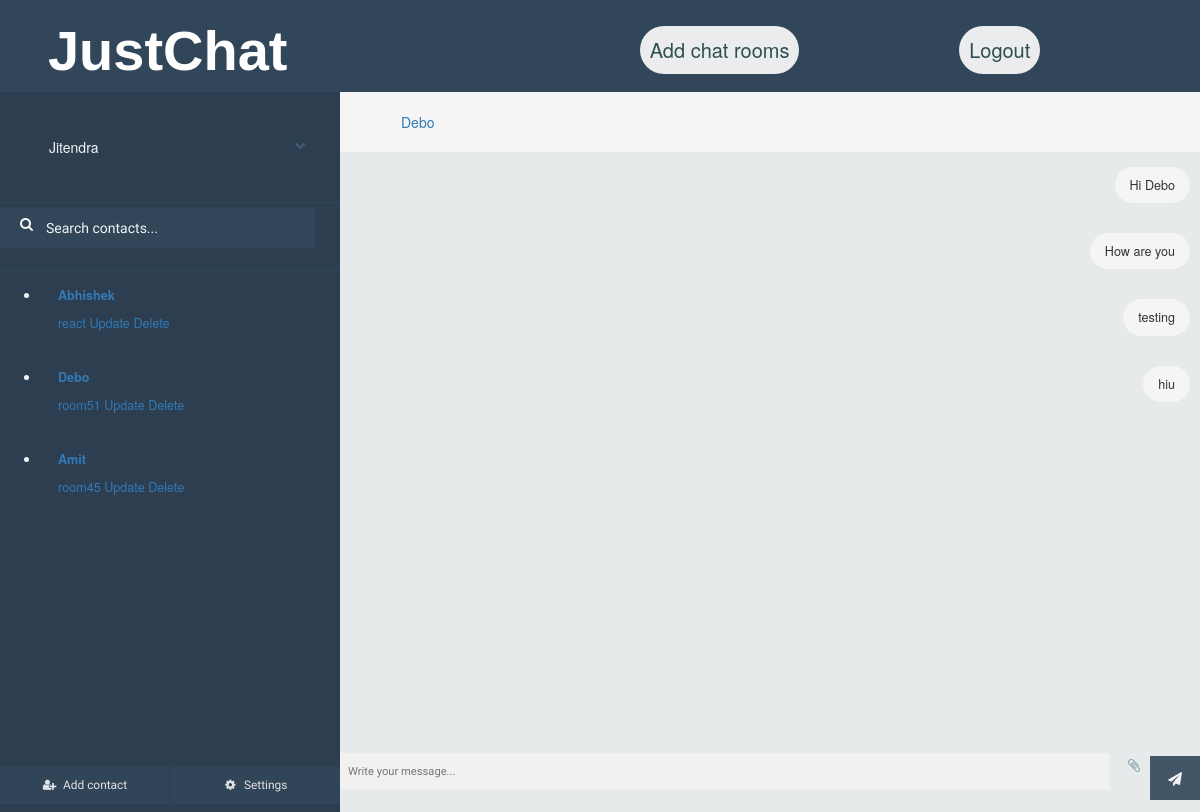
The app's page /chat/Jitendra/rooms/room51/ (signed in) with its own data.
### chat/models.py (models this page shows, shortened)
class Room(models.Model):
    user = models.ForeignKey(
            User, on_delete=models.CASCADE
        )
    room_name = models.CharField(max_length=50)
    participants = models.ManyToManyField(User, related_name='friends', blank=True)

class Message(models.Model):
    author = models.ForeignKey(User, on_delete=models.CASCADE)
    content = models.TextField()
    timestamp = models.DateTimeField(auto_now_add=True)
    room = models.ForeignKey(Room, on_delete=models.CASCADE)

### chat/views.py (the view)
# urls.py: path('chat/<str:username>/rooms/<str:room_name>/', views.chat_rooms, name='chat_rooms'),
@login_required(login_url='/login')
def chat_rooms(request, username, room_name):
    username = request.user
    current_user = User.objects.get(username=username)
    user_rooms = Room.objects.filter(participants__username=current_user)
    room_deatails = filter_rooms_and_friends(user_rooms, current_user)
    room = Room.objects.get(room_name=room_name)
    participants = room.participants.all()
    participants_name = filter_participants(current_user, participants)
    is_participant_user = User.objects.get(username=current_user)
    if is_participant_user in participants:
        print("The current user is allowed to send message")
        messages = Message.objects.filter(room=room).order_by('-timestamp').all()
        if request.method == 'POST':
            msg = request.POST['chat-msg-input']
            data = Message(author=current_user, content=msg, room=room)
            data.save()
            return redirect('chat:chat_rooms', username, room.room_name)
        print('&*&&&&&&&&&&&&&&&&&&&&&&&&&&: room_name ', room_name, type(room_name))
        print(current_user.username, type(current_user.username))
        return render(request, 'chat/room.html', {
            'room_name': room_name,
            'username': current_user,
            'messages': reversed(messages),
            'rooms_details': room_deatails,
            'participants': participants_name,
            'group_name': ''
        })
    else:
        print("The current use user is not allowed to send message.")
        return HttpResponse("<h1>You are an unauthorized user for this room.</h1>")

### chat/views.py (called while the page is built)
def filter_rooms_and_friends(user_rooms, current_user):
    all_rooms = []
    participants = []
    for room in user_rooms:
        all_rooms.append(room.room_name)
        participants.append(room.participants.all())
    friends = []
    for users in participants:
        print('-------------------')
        print(len(users))
        print(users)
        if len(users) == 2:
            for user in users:
                if user.username != current_user.username:
                    friends.append(user.username)
        else:
            temp = ''
            for user in users:
                temp += ' ' + user.username
            print(temp)
            friends.append(temp)
        print(len(friends))
    print(len(all_rooms), len(friends))
    print(friends)
    return zip(all_rooms, friends)

def filter_participants(current_user, participants):
    friend_name = ''
    group_name = ""
    if len(participants) == 2:
        for participant in participants:
            if participant != current_user:
                friend_name = participant.username
        return friend_name
    else:
        for participant in participants:
            group_name += ' ' + participant.username
        return group_name

### chat/templates/chat/room.html (shortened to what this page needs)
{% load static %}
<!DOCTYPE html><html class=''>
<head>
<link href="//maxcdn.bootstrapcdn.com/bootstrap/4.0.0/css/bootstrap.min.css" rel="stylesheet" id="bootstrap-css">
<link href="//netdna.bootstrapcdn.com/bootstrap/3.0.0/css/bootstrap.min.css" rel="stylesheet" id="bootstrap-css">
<link rel='stylesheet prefetch' href='https://cdnjs.cloudflare.com/ajax/libs/meyer-reset/2.0/reset.min.css'><link rel='stylesheet prefetch' href='https://cdnjs.cloudflare.com/ajax/libs/font-awesome/4.6.2/css/font-awesome.min.css'>
<link rel="stylesheet" href="{% static 'css/user.css' %}">
<link rel="stylesheet" href="{% static 'css/room.css' %}">
</head>
<body>
  <header>
    <div id="header-child1">
        <form action="" method="GET">
            <a href="{% url 'chat:get_rooms' username %}"><h1 id="logo">JustChat</h1></a>
        </form>
    </div>
    <div id="header-child2">
        <div>
            <form action="{% url 'chat:user_details' username %}" method="GET">
                <button class="btn">Add chat rooms</button>
            </form>
        </div>
        <div>
            <form action="/logout" method="GET">
                <button class="btn">Logout</button>
            </form>
        </div>
    </div>
  </header>
<div id="frame">
	<div id="sidepanel">
		<div id="profile">
			<div class="wrap">
				<p>{{username}}</p>
				<i class="fa fa-chevron-down expand-button" aria-hidden="true"></i>
			</div>
		</div>
		<div id="search">
      <form action="{% url 'chat:search_room' username room_name %}" method="POST">
        <label for=""><i class="fa fa-search" aria-hidden="true"></i></label>
        <input type="text" placeholder="Search contacts..." />
      </form>
		</div>
		<div id="contacts">
			<ul>
        {% for room_name, friend in rooms_details %}
          <li class="contact">
            <div class="wrap">
              <div class="meta">
                <p class="name"><a href="{% url 'chat:chat_rooms' username room_name %}">{{friend}}</a></p>
                <a href="">{{room_name}}</a>
                <a href="{% url 'chat:update_room' username room_name %}">Update</a>
                <a href="{% url 'chat:delete_room' username room_name %}">Delete</a>
                <p class="preview"></p>
              </div>
            </div>
          </li>
        {% endfor %}
			</ul>
		</div>
		<div id="bottom-bar">
			<button id="addcontact"><i class="fa fa-user-plus fa-fw" aria-hidden="true"></i> <span>Add contact</span></button>
			<button id="settings"><i class="fa fa-cog fa-fw" aria-hidden="true"></i> <span>Settings</span></button>
		</div>
	</div>
	<div class="content">
		<div class="contact-profile">
      </b><a href="">{{participants}}</a>
    </div>
		<div class="messages" id="message-box">
			<ul>
        {% for message in messages %}
          {% if message.author != username %}
            <li class="sent">
                <p>{{message.author}} : {{message.content}}</p>
            </li>
          {% else %}
            <li class="replies">
              <p>{{message.content}}</p>
            </li>
          {% endif %}
        {% endfor %}
			</ul>
    </div>
		<div class="message-input">
			<div class="wrap">
        <form action="{% url 'chat:chat_rooms' username room_name %}" method="POST">
          <input type="text" name="chat-msg-input" placeholder="Write your message..." />
          <i class="fa fa-paperclip attachment" aria-hidden="true"></i>
          <button class="submit"><i class="fa fa-paper-plane" aria-hidden="true"></i></button>
        </form>
			</div>
		</div>
	</div>
</div>
  </body>
</html>

### chat/static/css/user.css (style rules this page uses)
body { margin: 0ex; padding: 0ex; }
a { text-decoration: none; }
header { height: 10%; background-color: rgb(81, 81, 223); display: flex; justify-content: space-between; align-items: center ; }
#header-child2 { width: 60%; display: flex; justify-content: space-evenly; }
#logo { padding-left: 20%; font-size: 400%; font-weight: bold; font: bolder; color: white; font-family: Helvetica; }
.btn { background-color: white; border: none; color: darkslategrey; padding: 10px; text-align: center; text-decoration: none; display: inline-block; font-size: 20px; cursor: pointer; border-radius: 7.447vw; }
* { box-sizing: border-box }
input[type=text], input[type=password] { width: 100%; padding: 15px; margin: 5px 0 22px 0; display: inline-block; border: none; background: #f1f1f1; }
button { background-color: #4CAF50; color: white; padding: 14px 20px; margin: 8px 0; border: none; cursor: pointer; width: 100%; opacity: 0.9; }

### chat/templates/chat/room.html (style rules this page uses)
header { height: 15%; background-color: #32465a; }

### records on screen
Room: rooms_details "react"
Room: rooms_details "room51"
Room: rooms_details "room45"
Message: content "Hi Debo"
Message: content "How are you"
Message: content "testing"
Message: content "hiu"

### other values on screen
{{ username }} "Jitendra"
{{ friend }} "Abhishek" "Debo" "Amit"
{{ participants }} "Debo"
